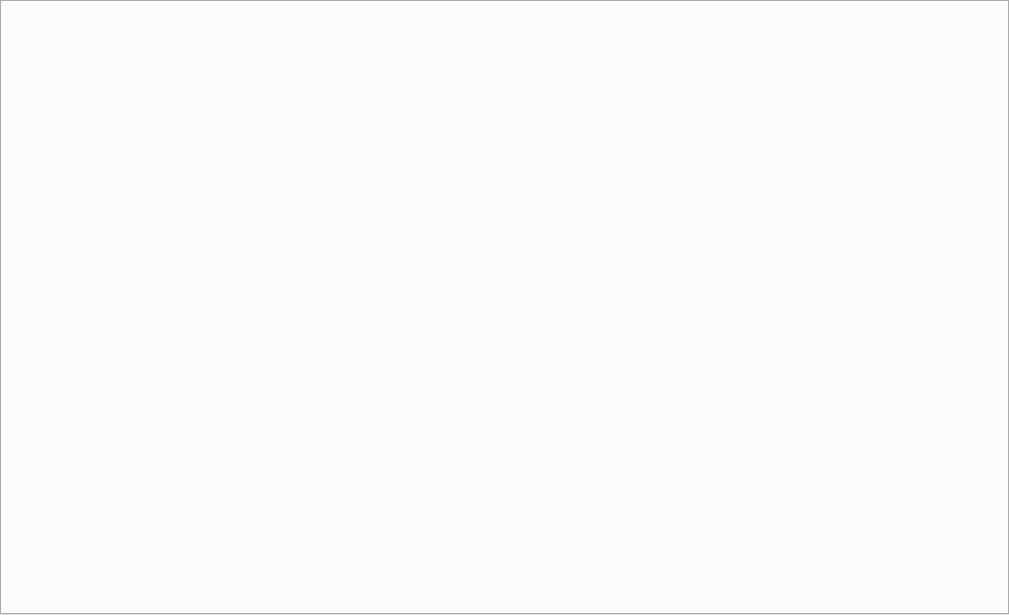
<?xml version="1.0" encoding="UTF-8"?>
<ui version="4.0">
 <class>SettingPageWidget</class>
 <widget class="QWidget" name="SettingPageWidget">
  <property name="geometry">
   <rect>
    <x>0</x>
    <y>0</y>
    <width>1009</width>
    <height>615</height>
   </rect>
  </property>
  <property name="windowTitle">
   <string>Form</string>
  </property>
  <property name="styleSheet">
   <string notr="true">QWidget#MaintainCtrlWgt{background-color:#C1CCD6;}</string>
  </property>
  <layout class="QGridLayout" name="gridLayout">
   <property name="leftMargin">
    <number>0</number>
   </property>
   <property name="topMargin">
    <number>0</number>
   </property>
   <property name="rightMargin">
    <number>0</number>
   </property>
   <property name="bottomMargin">
    <number>0</number>
   </property>
   <item row="0" column="0">
    <widget class="QTabWidget" name="tabWidget"/>
   </item>
  </layout>
 </widget>
 <resources/>
 <connections/>
</ui>
